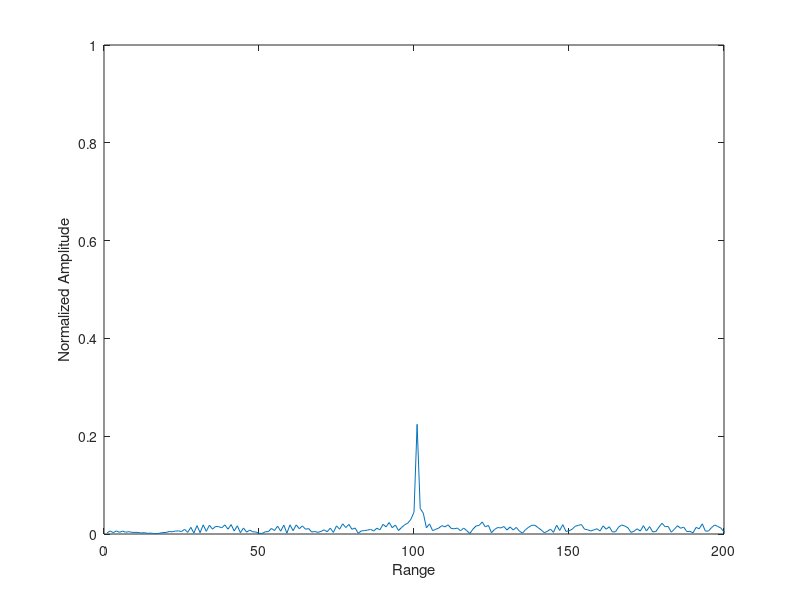
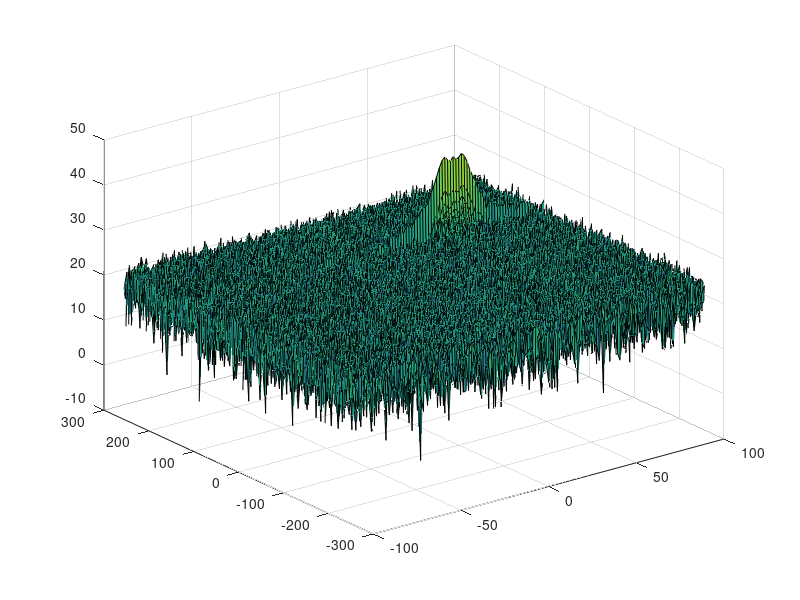
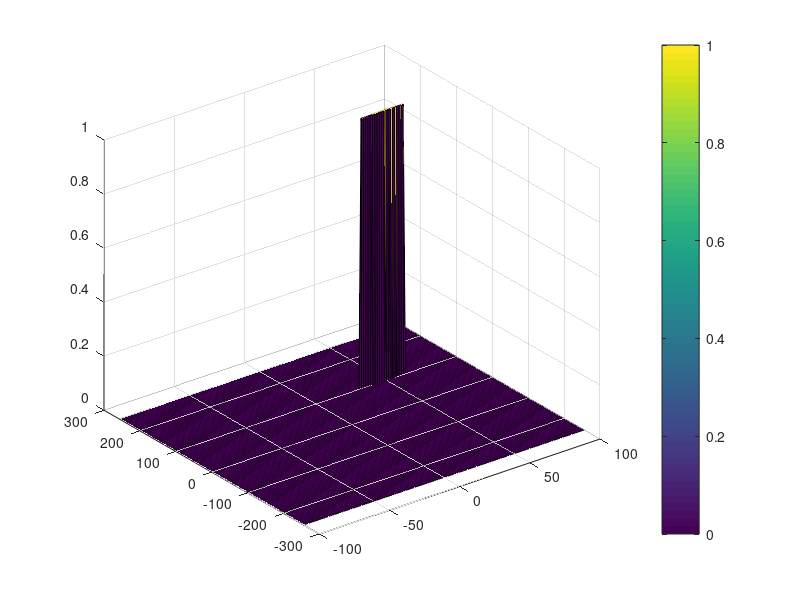

MATLAB code for these plots, in order:
clear all
clc;

%% Radar Specifications 
%%%%%%%%%%%%%%%%%%%%%%%%%%%
% Frequency of operation = 77GHz
% Max Range = 200m
% Range Resolution = 1 m
% Max Velocity = 100 m/s
%%%%%%%%%%%%%%%%%%%%%%%%%%%

%speed of light = 3e8
%% User Defined Range and Velocity of target
% *%TODO* :
% define the target's initial position and velocity. Note : Velocity
% remains contant
targetPosition = 100;
targetVelocity = 50;



%% FMCW Waveform Generation

% *%TODO* :
% Design the FMCW waveform by giving the specs of each of its parameters.
% Calculate the Bandwidth (B), Chirp Time (Tchirp) and Slope (slope) of the FMCW
% chirp using the requirements above.

sweepBandwidth = 3e8/2/1; % 1.5e9 Hz = 1.5 GHz
Tchirp = 5.5*2*200/3e8; % 7.33e-6 s
Slope = sweepBandwidth/Tchirp; % 2.05e14

%Operating carrier frequency of Radar 
fc= 77e9;             %carrier freq

                                                          
%The number of chirps in one sequence. Its ideal to have 2^ value for the ease of running the FFT
%for Doppler Estimation. 
Nd=128;                   % #of doppler cells OR #of sent periods % number of chirps

%The number of samples on each chirp. 
Nr=1024;                  %for length of time OR # of range cells

% Timestamp for running the displacement scenario for every sample on each
% chirp
t=linspace(0,Nd*Tchirp,Nr*Nd); %total time for samples


%Creating the vectors for Tx, Rx and Mix based on the total samples input.
Tx=zeros(1,length(t)); %transmitted signal
Rx=zeros(1,length(t)); %received signal
Mix = zeros(1,length(t)); %beat signal

%Similar vectors for range_covered and time delay.
r_t=zeros(1,length(t));
td=zeros(1,length(t));


%% Signal generation and Moving Target simulation
% Running the radar scenario over the time. 

for i=1:length(t)         
    
    
    % *%TODO* :
    %For each time stamp update the Range of the Target for constant velocity. 
    r_t(i) = t(i) * targetVelocity + targetPosition;
    td(i) = (2*r_t(i)) / 3e8; % time delay
    % *%TODO* :
    %For each time sample we need update the transmitted and
    %received signal. 
    Tx(i) = cos(2*pi*(fc*(t(i)) + (0.5*Slope*t(i)^2)));
    Rx(i) = cos(2*pi*(fc*(t(i)-td(i)) + (0.5*Slope*(t(i)-td(i))^2))); 
    
    % *%TODO* :
    %Now by mixing the Transmit and Receive generate the beat signal
    %This is done by element wise matrix multiplication of Transmit and
    %Receiver Signal
    Mix(i) = Tx(i).*Rx(i); 
    
end

%% RANGE MEASUREMENT


 % *%TODO* :
%reshape the vector into Nr*Nd array. Nr and Nd here would also define the size of
%Range and Doppler FFT respectively.
Mix = reshape(Mix,[Nr,Nd]);     %t=linspace(0,Nd*Tchirp,Nr*Nd); 

 % *%TODO* :
%run the FFT on the beat signal along the range bins dimension (Nr) and
%normalize.
fft1D = fft(Mix); 
norFft1D = fft1D/Nr;

 % *%TODO* :
% Take the absolute value of FFT output
norFft1D = abs(norFft1D);

 % *%TODO* :
% Output of FFT is double sided signal, but we are interested in only one side of the spectrum.
% Hence we throw out half of the samples.
finalFft1D = norFft1D(1:Nr/2+1);


%plotting the range
figure ('Name','Range from First FFT')
% subplot(2,1,1)

 % *%TODO* :
 % plot FFT output 

plot(finalFft1D)
axis ([0 200 0 1]);
ylabel('Normalized Amplitude')
xlabel('Range');


%% RANGE DOPPLER RESPONSE
% The 2D FFT implementation is already provided here. This will run a 2DFFT
% on the mixed signal (beat signal) output and generate a range doppler
% map.You will implement CFAR on the generated RDM


% Range Doppler Map Generation.

% The output of the 2D FFT is an image that has reponse in the range and
% doppler FFT bins. So, it is important to convert the axis from bin sizes
% to range and doppler based on their Max values.

Mix=reshape(Mix,[Nr,Nd]);

% 2D FFT using the FFT size for both dimensions.
sig_fft2 = fft2(Mix,Nr,Nd);
test = sig_fft2;

% Taking just one side of signal from Range dimension.
sig_fft2 = sig_fft2(1:Nr/2,1:Nd);
sig_fft2 = fftshift (sig_fft2);
RDM = abs(sig_fft2);
RDM = 10*log10(RDM) ;

%use the surf function to plot the output of 2DFFT and to show axis in both
%dimensions
doppler_axis = linspace(-100,100,Nd);
range_axis = linspace(-200,200,Nr/2)*((Nr/2)/400);
figure,surf(doppler_axis,range_axis,RDM);

%% CFAR implementation

%Slide Window through the complete Range Doppler Map

% *%TODO* :
%Select the number of Training Cells in both the dimensions.
Tr = 10;
Td = 8;

% *%TODO* :
%Select the number of Guard Cells in both dimensions around the Cell under 
%test (CUT) for accurate estimation
Gr = 4;
Gd = 4;

% *%TODO* :
% offset the threshold by SNR value in dB
offset = 1.5;


% *%TODO* :
%Create a vector to store noise_level for each iteration on training cells
[rRow, vCol] = size(RDM);
noise_level = zeros(rRow-2*(Tr+Gr), vCol-2*(Td+Gd));
[nRow, nCol] = size(noise_level);

% *%TODO* :
%design a loop such that it slides the CUT across range doppler map by
%giving margins at the edges for Training and Guard Cells.
%For every iteration sum the signal level within all the training
%cells. To sum convert the value from logarithmic to linear using db2pow
%function. Average the summed values for all of the training
%cells used. After averaging convert it back to logarithimic using pow2db.
%Further add the offset to it to determine the threshold. Next, compare the
%signal under CUT with this threshold. If the CUT level > threshold assign
%it a value of 1, else equate it to 0.


   % Use RDM[x,y] as the matrix from the output of 2D FFT for implementing
   % CFAR
window = ones(2*Tr+2*Gr+1,2*Td+2*Gd+1);
window(Tr+1:Tr+2*Gr+1,Td+1:Td+2*Gd+1) = 0;
window = window/((2*Tr+2*Gr+1)*(2*Td+2*Gd+1) - (2*Gr+1)*(2*Gd+1));


for i = 1:nRow
    for j = 1:nCol
        rowInRDM = i+Tr+Gr;
        colInRDM = j+Td+Gd;
        sliceRDM = RDM(rowInRDM-Tr-Gr:rowInRDM+Tr+Gr,colInRDM-Td-Gd:colInRDM+Td+Gd);
        noise_level(i,j) = pow2db(sum(sum(db2pow(window.*sliceRDM))))+ offset;

% *%TODO* :
% The process above will generate a thresholded block, which is smaller 
%than the Range Doppler Map as the CUT cannot be located at the edges of
%matrix. Hence,few cells will not be thresholded. To keep the map size same
% set those values to 0. 

    end
end

noise_level = padarray(noise_level,[Tr+Gr,Td+Gd],1e5,'both');
CFAR = 1*(RDM>noise_level);

% *%TODO* :
%display the CFAR output using the Surf function like we did for Range
%Doppler Response output.
figure('Name','CA-CFAR Filtered RDM')
surf(doppler_axis,range_axis,CFAR);
colorbar;


 
 